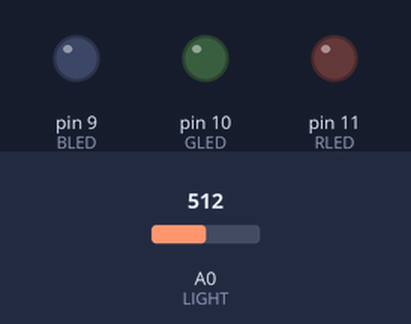
Bench run of a sketch on a simulated Arduino Uno, built with avr-gcc and run on an emulated ATmega328P. On the bench: output pins drawn as LEDs (lit = HIGH). The inputs (shaded band) are chosen by the test bench; at power-on: A0 (LIGHT) = 512. What the sketch prints to the serial monitor is not drawn.

Above: at 1.2 s.
1.3 s: A0 (LIGHT) set to 307
2.8 s: A0 (LIGHT) set to 287
At 4.0 s:
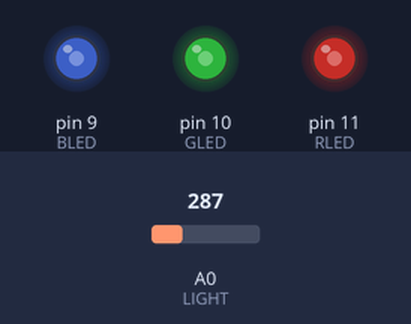
4.3 s: A0 (LIGHT) set to 107
5.8 s: A0 (LIGHT) set to 92
At 6.4 s:
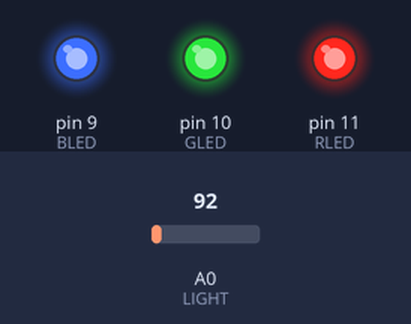
7.3 s: A0 (LIGHT) set to 122
At 8.5 s:
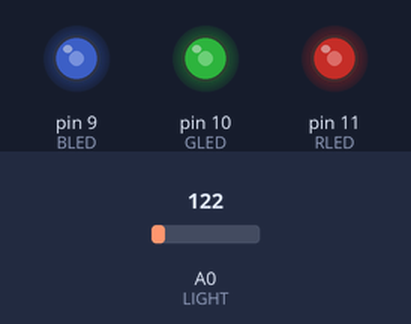
8.8 s: A0 (LIGHT) set to 0
At 9.9 s:
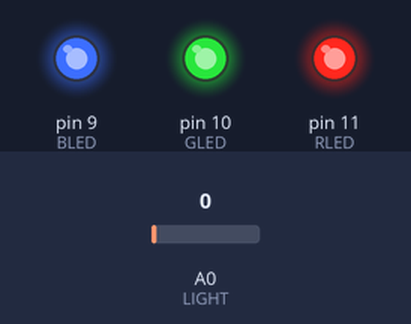
Timing chart, 0 to 11.3 s (numbered marks = the images above; inputs shaded):
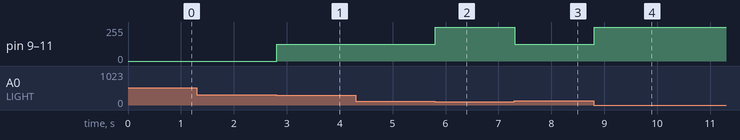

Measured:
- the behaviour switches between 301 and 300 on A0 (LIGHT) (found by bisection; images 0 and 1)
- the behaviour switches between 101 and 100 on A0 (LIGHT) (found by bisection; images 1 and 2)
- after the input at 2.8 s, pin 9 (BLED), pin 10 (GLED), pin 11 (RLED): 0/255 → 127/255 at once
- after the input at 5.8 s, pin 9 (BLED), pin 10 (GLED), pin 11 (RLED): 127/255 → 255/255 at once
- after the input at 7.3 s, pin 9 (BLED), pin 10 (GLED), pin 11 (RLED): 255/255 → 127/255 at once
- after the input at 8.8 s, pin 9 (BLED), pin 10 (GLED), pin 11 (RLED): 127/255 → 255/255 at once

The sketch:

nightLight.ino
```cpp
const int RLED = 11;
const int GLED = 10;
const int BLED = 9;
const int LIGHT = 0;
const int STAGE_1=100;
const int STAGE_2=300;
const int STAGE_3=1000;


int val = 0;

void setup()
{
  pinMode(RLED, OUTPUT);
  pinMode(GLED, OUTPUT);
  pinMode(BLED, OUTPUT);
  Serial.begin(9600);
}

void loop()
{
  val = analogRead(LIGHT);
  Serial.println(val);

  //digital stepping function
  if(val <= STAGE_1)
  {
    analogWrite(RLED, 255);
    analogWrite(GLED, 255);
    analogWrite(BLED, 255);
  }else if( val <= STAGE_2)
  {
    analogWrite(RLED, 127);
    analogWrite(GLED, 127);
    analogWrite(BLED, 127);
  } else if( val <= STAGE_2)
  {
    analogWrite(RLED, 60);
    analogWrite(GLED, 60);
    analogWrite(BLED, 60);
  }else
  {
    digitalWrite(RLED, LOW);
    digitalWrite(GLED, LOW);
    digitalWrite(BLED, LOW);
  }

  /* analog mapping values used but fade not that effective
  val = map(val, 100, 900, 255, 0);
  val = constrain(val, 0, 255);
  analogWrite(RLED, val);
  analogWrite(GLED, val);
  analogWrite(BLED, val);
  */
}
```
